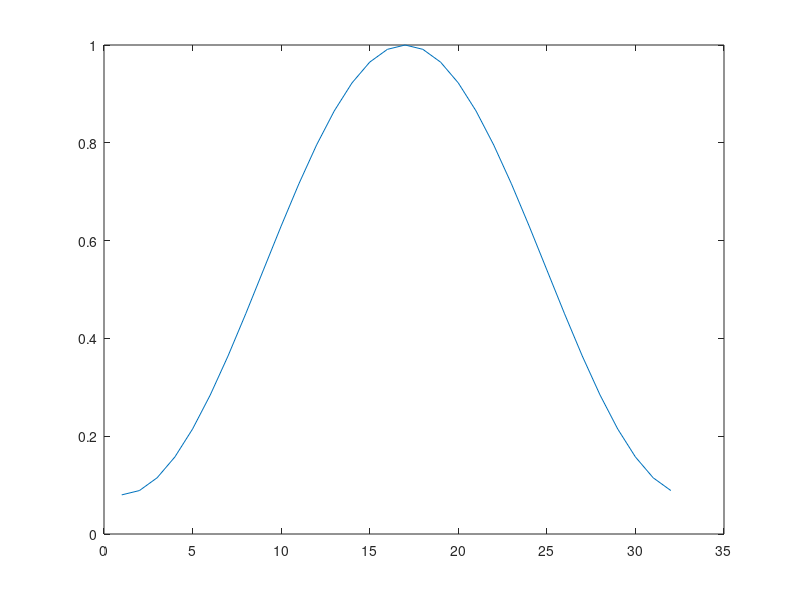

Write MATLAB code to recreate this figure.
N = 32;
n = [0:N-1];
alpha = 0.54;
x = alpha - (1-alpha)*cos(2*pi*n/N)
x_coherent = sum(x)/N
x_enbw = N*sum(abs(x).^2)/(sum(x).^2)
x_pl = 10*log10(1/x_enbw)
x_scallop = 20*log10(abs(sum(x.*exp(-j*pi*n/N)))/sum(x))
x_worst = x_pl + x_scallop
plot(x)
